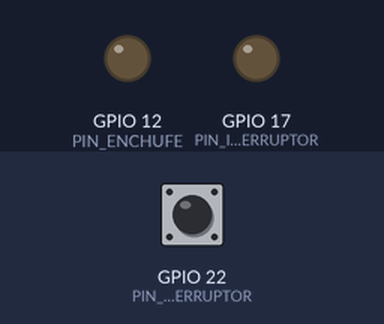
A sketch run on a simulated ESP32. Parts: output pins drawn as LEDs (lit = HIGH). Inputs (shaded band) come from the test bench; at power-on: GPIO 22 (PIN_PULSADOR_INTERRUPTOR) HIGH. WiFi joins after 1.5 s; servers stay silent unless stated; no MQTT or app messages arrive unless stated; what the sketch prints to the serial monitor is not drawn.

Above: at 2.7 s.
2.8 s: GPIO 22 (PIN_PULSADOR_INTERRUPTOR) pulled LOW for 0.15 s
At 3.8 s:
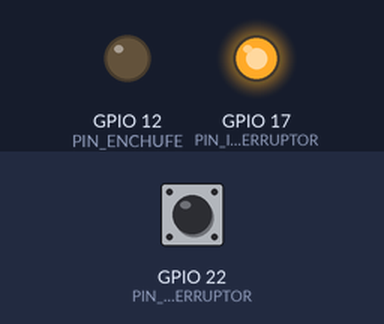
5.9 s: GPIO 22 (PIN_PULSADOR_INTERRUPTOR) pulled LOW for 1 s
At 6.2 s:
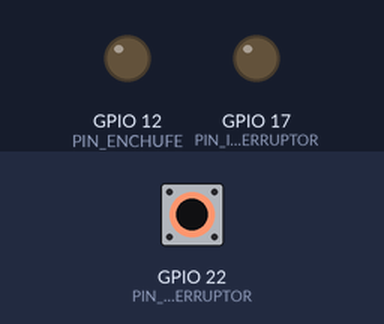
9.9 s: GPIO 22 (PIN_PULSADOR_INTERRUPTOR) pulled LOW for 3.2 s
At 10.4 s:
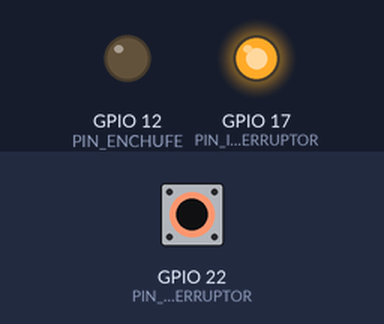
Timing chart, 0 to 12.9 s (numbered marks = the images above; inputs shaded):
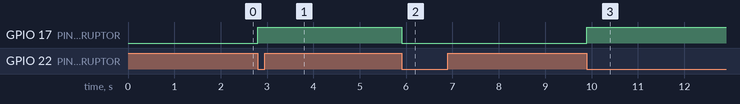

Measured:
- after the input at 2.8 s, GPIO 17 (PIN_INTERRUPTOR): LOW → HIGH at once
- after the input at 5.9 s, GPIO 17 (PIN_INTERRUPTOR): HIGH → LOW at once
- after the input at 9.9 s, GPIO 17 (PIN_INTERRUPTOR): LOW → HIGH at once

The sketch:

P1.F2.Multiactuador.ino
```cpp
/* Grupo 8
Alumnos: ESTEBAN y MIGUEL
*/

#include <WiFi.h>
#include <PubSubClient.h>  // Biblioteca para el cliente MQTT

// Constantes programa
#define MSG_BUFFER_SIZE (50)
#define TIEMPO_ENTRE_MENSAJES (5000)
#define NUMERO_REINTENTOS (3)
#define TIEMPO_RECONEXION (5000)
#define OPCION_ABRIR "encender"
#define OPCION_BLOQUEAR "apagar"
#define TOPIC_SUBSCRIPCION_ENCHUFE "casa/dormitorio/enchufe/orden"
#define TOPIC_SUBSCRIPCION_INTERRUPTOR "casa/dormitorio/luztecho/orden"
#define TOPIC_PUBLICACION "casa/dormitorio/luztecho/estado"
#define ENCENDER HIGH
#define APAGAR LOW

// Definición de constantes
const int ESTADO_APAGADO = LOW;
const int ESTADO_ENCENDIDO = HIGH;
const int PULSADOR_ESTADO_APAGADO = HIGH;   // PullUp
const int PULSADOR_ESTADO_ENCENDIDO = LOW;  // PullUp

// Pines de actuadores
const int PIN_ENCHUFE = 12;
const int PIN_INTERRUPTOR = 17;
const int PIN_PULSADOR_INTERRUPTOR = 22;

// Variables de estado
bool estadoEnchufe = ESTADO_APAGADO;
bool estadoInterruptor = ESTADO_APAGADO;
bool estadoPrevioPulsador = ESTADO_APAGADO;

// Otras variables
bool pulsadorEstabaPresionado = false;

// Parametros de conexión Wifi
const char *ssid = "iPhone de Miguel";
const char *password = "envev1d0s";

// IP de la ESP8266
IPAddress wifiIP(172, 20, 10, 4);
// Máscara de red
IPAddress wifiNET(255, 255, 255, 240);
// Dirección IP del encaminador
IPAddress wifiON(172, 20, 10, 1);
//IP del broker
IPAddress mqtt_server(172, 20, 10, 3);

const String clientId = "esp32Cliente-1";  // Identificador único de cliente. Cada dispositivo del hogar tiene que tener un identificador diferente

// Variables globales
WiFiClient clienteWIFI;
PubSubClient clienteMQTT(clienteWIFI);
char mensaje[MSG_BUFFER_SIZE];
long tiempoUltimoMensaje = 0;

//Inicializa los actuadores
void setupActuadores() {
  pinMode(PIN_ENCHUFE, OUTPUT);
  pinMode(PIN_INTERRUPTOR, OUTPUT);
  pinMode(PIN_PULSADOR_INTERRUPTOR, INPUT_PULLUP);
}

void setup() {
  setupActuadores();
  Serial.begin(115200);
  conectarWifi();
  clienteMQTT.setServer(mqtt_server, 1883);
  clienteMQTT.setCallback(manejador_mensajes);
}

void loop() {
  // Se asegura de que existe conexión con el broker
  if (!clienteMQTT.connected()) {
    conectar_MQTT();
  }

  // Se comprueban mensajes entrantes
  clienteMQTT.loop();
  loopActuadorEnchufe();
  loopActuadorInterruptor();
}

void conectarWifi() {
  delay(10);
  WiFi.mode(WIFI_STA);
  WiFi.config(wifiIP, wifiON, wifiNET);
  WiFi.begin(ssid, password);

  while (WiFi.status() != WL_CONNECTED) {
    delay(500);
    Serial.print(".");
  }

  Serial.println("");
  Serial.println("Conectado a WiFi!");
  Serial.print("Dirección IP: ");
  Serial.println(WiFi.localIP());
}

/*
* Funcion encargada de la conexion con mqtt, intenta conectarse un numero definido de veces
* Si lo logra se suscribe a los topicos de interes, en este caso el enchufe e interruptor
* De no conectarse espera un tiempo determinado para volver a intentarlo
*/
void conectar_MQTT() {

  for (int i = 0; i < NUMERO_REINTENTOS; i++) {

    // Intento de conexión
    if (clienteMQTT.connect(clientId.c_str())) {
      Serial.println("Conectado");

      clienteMQTT.subscribe(TOPIC_SUBSCRIPCION_ENCHUFE);
      clienteMQTT.subscribe(TOPIC_SUBSCRIPCION_INTERRUPTOR);

      i = NUMERO_REINTENTOS;

    } else {

      Serial.print("Error al conectar. Resultado: ");
      Serial.print(clienteMQTT.state());
      Serial.println(". Se volverá a intentar en 5 segundos. ");

      delay(TIEMPO_RECONEXION);
    }
  }
}

/*
* Funcion encargada de manejar los mensajes, cuando llega un mensaje a uno de los topicos suscritos esta funcion es llamada
* Dado un mensaje se revisara su canal y se enviara a la funcion correspondiente
*/
void manejador_mensajes(char *canal, byte *mensaje, unsigned int longitud) {
  Serial.println("--------");
  Serial.print("Ha llegado un mensaje para el canal: ");
  Serial.println(canal);
  if (strcmp(canal, TOPIC_SUBSCRIPCION_ENCHUFE) == 0) {
    tratamiento_mensaje_enchufe(mensaje, longitud);
  } else if (strcmp(canal, TOPIC_SUBSCRIPCION_INTERRUPTOR) == 0) {
    tratamiento_mensaje_interruptor(mensaje, longitud);
  }
}


/**
 * Si el mensaje recibido corresponde al canal del enchufe esta funcion sera llamada
 * Segun el mensaje recibido se encendera o apagara el enchufe
*/
void tratamiento_mensaje_enchufe(byte *mensaje, unsigned int longitud) {

  char bufferTemporal[MSG_BUFFER_SIZE];
  strncpy(bufferTemporal, (char *)mensaje, longitud);
  bufferTemporal[longitud] = '\0';

  Serial.print("Mensaje recibido: ");
  Serial.println(bufferTemporal);

  if (strcmp(bufferTemporal, OPCION_ABRIR) == 0) {
    Serial.println("Se procede a encender la luz.");
    estadoEnchufe = ESTADO_ENCENDIDO;
    //digitalWrite(PIN_ENCHUFE, estadoEnchufe);
  } else if (strcmp(bufferTemporal, OPCION_BLOQUEAR) == 0) {
    Serial.println("Se procede a apagar la luz.");
    estadoEnchufe = ESTADO_APAGADO;

  } else {
    Serial.println("*** ERROR ***. Formato del mensaje recibido erróneo.");
  }
  Serial.println("--------");
}

/**
 * Si el mensaje recibido corresponde al canal del interruptor esta funcion sera llamada
 * Segun el mensaje recibido se encendera o apagara el interruptor
*/
void tratamiento_mensaje_interruptor(byte *mensaje, unsigned int longitud) {

  char bufferTemporal[MSG_BUFFER_SIZE];
  strncpy(bufferTemporal, (char *)mensaje, longitud);
  bufferTemporal[longitud] = '\0';

  Serial.print("Mensaje recibido: ");
  Serial.println(bufferTemporal);

  if (strcmp(bufferTemporal, OPCION_ABRIR) == 0) {
    Serial.println("Se procede a encender la luz.");
    estadoInterruptor = ESTADO_ENCENDIDO;
  } else if (strcmp(bufferTemporal, OPCION_BLOQUEAR) == 0) {
    Serial.println("Se procede a apagar la luz.");
    estadoInterruptor = ESTADO_APAGADO;
  } else {
    Serial.println("*** ERROR ***. Formato del mensaje recibido erróneo.");
  }

  Serial.println("--------");
}

/**
 * Funcion encargada de reflejar el estado del enchufe en el pin correspondiente
*/
void loopActuadorEnchufe() {
  digitalWrite(PIN_ENCHUFE, estadoEnchufe);
}

/**
 * Funcion encargada de monitorear el estado del pulsador del interruptor y cambiar la variable de estado segun corresponda
*/
void loopActuadorInterruptor() {
  int estadoPulsador = digitalRead(PIN_PULSADOR_INTERRUPTOR);

  if (estadoPulsador == PULSADOR_ESTADO_ENCENDIDO && estadoPrevioPulsador == PULSADOR_ESTADO_APAGADO && !pulsadorEstabaPresionado) {
    estadoInterruptor = !estadoInterruptor;
    pulsadorEstabaPresionado = true;
    Serial.println(estadoInterruptor == ESTADO_ENCENDIDO ? "Relé activado" : "Relé desactivado");
  }
  if (estadoPulsador == PULSADOR_ESTADO_APAGADO && pulsadorEstabaPresionado) {
    pulsadorEstabaPresionado = false;
  }

  estadoPrevioPulsador = estadoPulsador;
  digitalWrite(PIN_INTERRUPTOR, estadoInterruptor);
  publicarEstadoPulsador();
}

/**
 * Funcion encargada de publicar en el topico correspondiente el estado del pulsador en intervalos designados
*/
void publicarEstadoPulsador() {
  long now = millis();
  if (now - tiempoUltimoMensaje > TIEMPO_ENTRE_MENSAJES) {
    // Se actualiza el último mensaje a la referencia de tiempo actual
    tiempoUltimoMensaje = now;

    if (estadoInterruptor == ESTADO_ENCENDIDO) {
    snprintf (mensaje, MSG_BUFFER_SIZE, "ON");
   } else {
    snprintf (mensaje, MSG_BUFFER_SIZE, "OFF");
   }
   Serial.print("Mensaje a publicar: ");
   Serial.println(mensaje);

  mqtt_EnviarMensaje();
  }
}

void mqtt_EnviarMensaje(){
    clienteMQTT.publish(TOPIC_PUBLICACION, mensaje);
}
```
